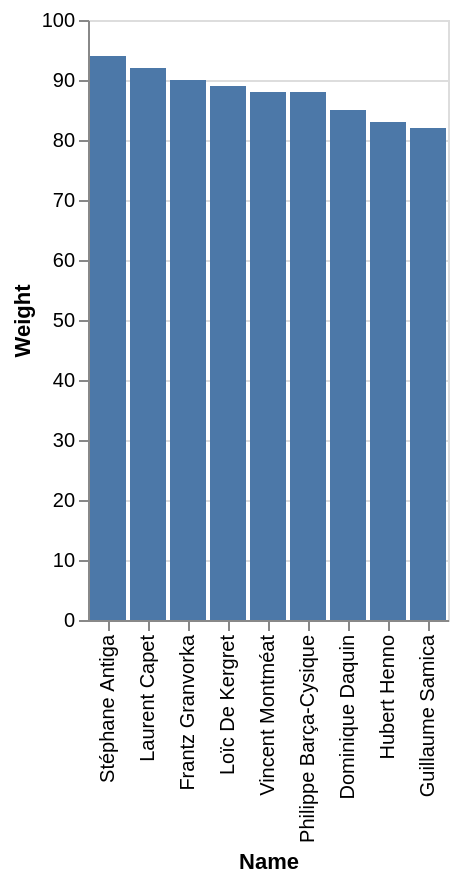

The specification (Vega-Lite) saved for this image:
### Vega-Lite specification from a JSON file in a GitHub repository (floating-point values rounded to 4 significant figures)
{"data": {"values": [{"x_data": "Hubert Henno", "y_data": 83}, {"x_data": "Dominique Daquin", "y_data": 85}, {"x_data": "Stéphane Antiga", "y_data": 94}, {"x_data": "Laurent Capet", "y_data": 92}, {"x_data": "Frantz Granvorka", "y_data": 90}, {"x_data": "Vincent Montméat", "y_data": 88}, {"x_data": "Loïc De Kergret", "y_data": 89}, {"x_data": "Philippe Barça-Cysique", "y_data": 88}, {"x_data": "Guillaume Samica", "y_data": 82}]}, "mark": "bar", "encoding": {"x": {"field": "x_data", "type": "nominal", "title": "Name", "sort": {"op": "sum", "field": "y_data", "order": "descending"}}, "y": {"field": "y_data", "type": "quantitative", "title": "Weight"}}}
